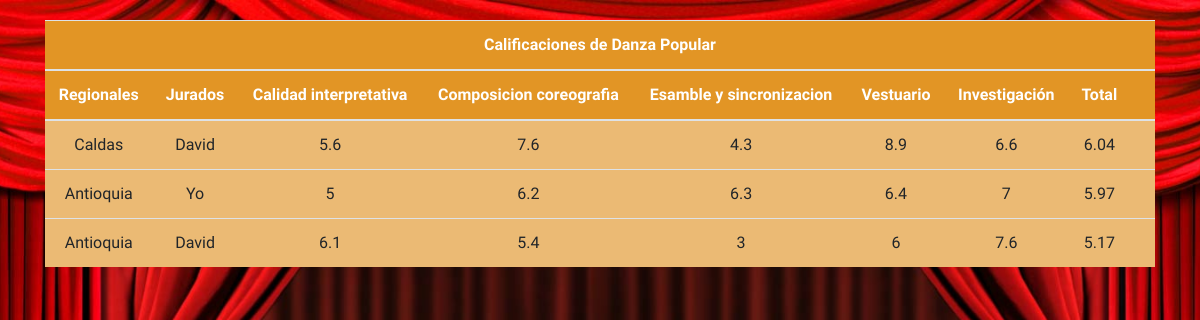
The app's page /conDM.php with its own data.
### tables this page shows
CREATE TABLE IF NOT EXISTS `danza_moderna` (
  `id` int(11) NOT NULL,
  `calidad_interpretativa` float(11,1) NOT NULL,
  `composicion_coreografia` float(11,1) NOT NULL,
  `esamble_y_sincronizacion` float(11,1) NOT NULL,
  `vestuario` float(11,1) NOT NULL,
  `investigacion` float(11,1) NOT NULL,
  `total` float(11,2) NOT NULL,
  `id_regional` int(11) NOT NULL,
  `id_jurado` int(11) NOT NULL
);

CREATE TABLE IF NOT EXISTS `regional` (
  `id_regional` int(10) NOT NULL,
  `nombre` varchar(30) NOT NULL
);

CREATE TABLE IF NOT EXISTS `jurado` (
  `n°_documento` int(11) NOT NULL,
  `tipo_de_documento` varchar(2) NOT NULL,
  `nombre` varchar(30) NOT NULL,
  `apellido` varchar(30) NOT NULL,
  `especialidad` varchar(40) NOT NULL,
  `contraseña` varchar(40) NOT NULL
);

### conDM.php (the view, shortened to what this page needs)
<?php
  $con = new PDO('mysql:host=localhost;dbname=zonales1;charset=utf8','root','');
  $jurado = $_SESSION['user'];
?>
<!DOCTYPE html>
<html lang="en">
<head>
  <link rel="stylesheet" href="css/bootstrap.min.css">
  <link rel="stylesheet" type="text/css" href="css/table.css">
</head>
<body>
  <div class="container">
    <div class="table-responsive" id="contenedor" style="width:100%">
    <table class="table fil" id="table">
      <thead class="text-center">
        <tr>
          <th colspan="9">Calificaciones de Danza Popular</th>
        </tr>
        <tr>
          <th>Regionales</th>
          <th>Jurados</th>
          <th>Calidad interpretativa</th>
          <th>Composicion coreografia</th>
          <th>Esamble y sincronizacion</th>
          <th>Vestuario</th>
          <th>Investigación</th>
          <th>Total</th>
          <th></th>
        </tr>
      </thead>
      <tbody>
        <?php
            $query = $con->query("SELECT id, id_jurado, jurado.nombre AS 'jurado',regional.nombre AS 'regional',calidad_interpretativa,composicion_coreografia,esamble_y_sincronizacion,vestuario,investigacion,total FROM danza_moderna,jurado,regional WHERE danza_moderna.id_regional=regional.id_regional AND danza_moderna.id_jurado=jurado.n°_documento ORDER BY total DESC");
            while($row = $query->fetchObject()){
              $res[] = $row;
            }
            if(isset($res)){
              foreach($res as $key=>$value){
                if($value->id_jurado == $jurado){
                  echo '<tr><td>'.$value->regional.'</td><td>'.$value->jurado.'</td><td>'.$value->calidad_interpretativa.'</td><td>'.$value->composicion_coreografia.'</td><td>'.$value->esamble_y_sincronizacion.'</td><td>'.$value->vestuario.'</td><td>'.$value->investigacion.'</td><td>'.$value->total.'</td><td><a class="btn btn-danger" href="editDM.php?id='.$value->id.'">Editar</a></td></tr>';
                }else{
                  echo '<tr><td>'.$value->regional.'</td><td>'.$value->jurado.'</td><td>'.$value->calidad_interpretativa.'</td><td>'.$value->composicion_coreografia.'</td><td>'.$value->esamble_y_sincronizacion.'</td><td>'.$value->vestuario.'</td><td>'.$value->investigacion.'</td><td>'.$value->total.'</td><td></td></tr>';
                }
              }
            }else{
              echo '<tr><td colspan="8">No hay registros</td></tr>';
            }
        ?>
      </tbody>
    </table>
 </div>
  </div>
</body>
</html>

### css/table.css (style rules this page uses)
body { font-family: 'Merienda', cursive; background: url(../img/cortina.jpg) no-repeat center fixed; background-size: cover; }
#contenedor { margin: auto; width:60%; text-align: center; }
#table { background-color: #FFFFFF; margin-top: 20px; background: #ebba74; }
th { background-color: #e29525; color: white; }

### records on screen
danza_moderna: id_regional.nombre "Caldas", id_jurado.nombre "David", calidad_interpretativa "5.6", composicion_coreografia "7.6", esamble_y_sincronizacion "4.3", vestuario "8.9", investigacion "6.6", total "6.04"
danza_moderna: id_regional.nombre "Antioquia", id_jurado.nombre "Yo", calidad_interpretativa "5", composicion_coreografia "6.2", esamble_y_sincronizacion "6.3", vestuario "6.4", investigacion "7", total "5.97"
danza_moderna: id_regional.nombre "Antioquia", id_jurado.nombre "David", calidad_interpretativa "6.1", composicion_coreografia "5.4", esamble_y_sincronizacion "3", vestuario "6", investigacion "7.6", total "5.17"
